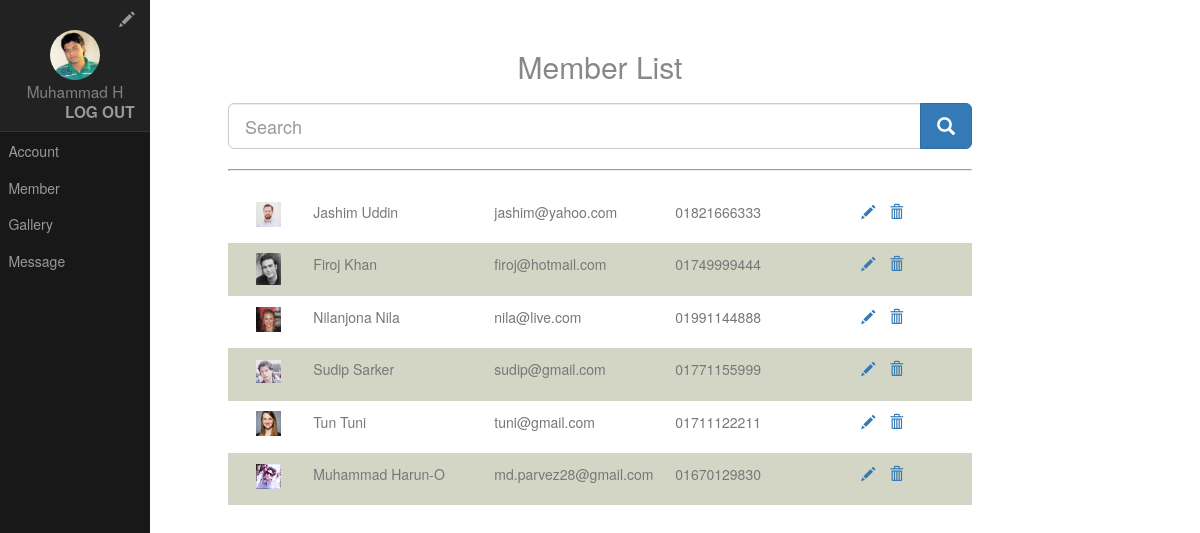
The page /admin/member_list.php (signed in) on the database as committed earlier.
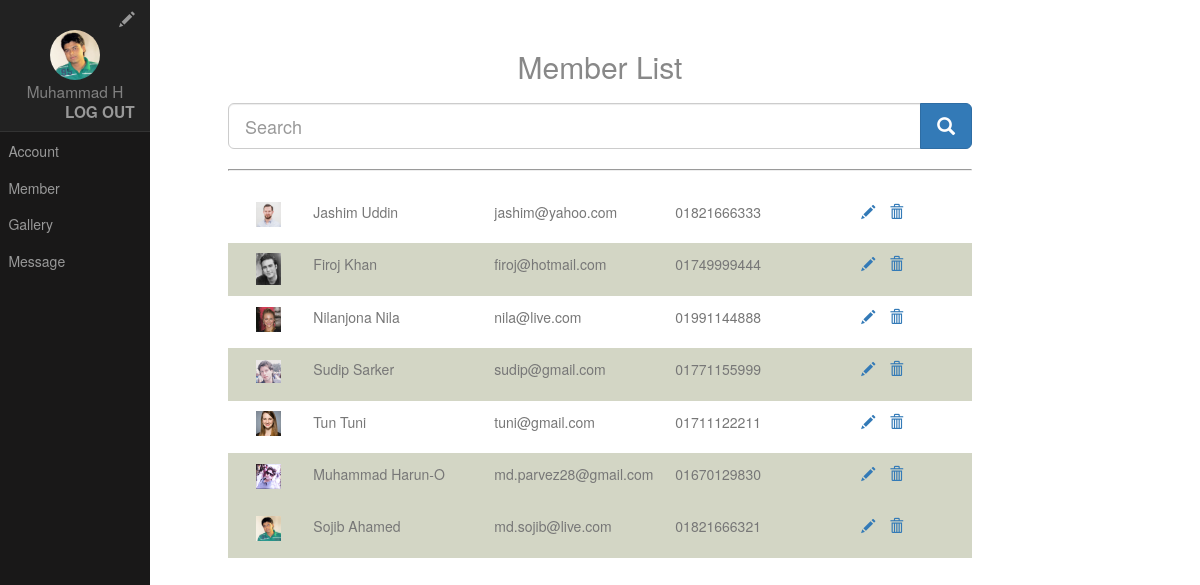
The same page on the database as committed later.
### tables this page shows
CREATE TABLE `users` (
  `id` int(32) NOT NULL,
  `email` varchar(32) NOT NULL,
  `password` varchar(100) NOT NULL
);

CREATE TABLE `users_information` (
  `email` varchar(32) NOT NULL,
  `name` varchar(32) NOT NULL,
  `contact_number` varchar(14) NOT NULL,
  `date_of_birth` date NOT NULL,
  `gender` varchar(6) NOT NULL,
  `image_name` varchar(100) NOT NULL DEFAULT 'default.png',
  `address` varchar(100) NOT NULL
);

### admin/member_list.php (called while the page is built)
<?php
$page = "member_list";
include 'index.php';
?>

### php/database_services.php (called while the page is built, shortened)
<?php
class DatabaseHelper{
	function retrieveData($table_name,$email){
		$sql = "SELECT * FROM `$table_name` WHERE email = '$email'";
		$result = $GLOBALS['connection']->query($sql);
		if ($result->num_rows==1) {
			$row = $result->fetch_assoc();
			return $row;
		}else{
			return 0;
		}
	}
	function getAllData($table_name){
		$sql = "SELECT * FROM `$table_name`";
		$result = $GLOBALS['connection']->query($sql);
		return $result;
	}
}
?>

### admin/pages/member_list_page.php (the view, shortened to what this page needs)
<h2 class="content-subhead" style="text-align: center;">Member List</h2>
<form method="POST" action="">
  <div class="input-group">
    <input type="text" class="form-control input-lg" placeholder="Search">
    <div class="input-group-btn">
      <button class="btn btn-primary btn-lg" type="submit">
        <i class="glyphicon glyphicon-search"></i>
      </button>
    </div>
  </div>
</form>
<hr style="border-style: inset;border-width: 1px;">
<div>
	<div class="container-fluid">
	<?php
		$user_table = "users";
		$user_info_table = "users_information";
		$get_user_info = new DatabaseHelper();
		$result = $get_user_info->getAllData($user_table);
		$i=0;
		while($row=$result->fetch_array()){
			$i++;
			$single_row = $get_user_info->retrieveData($user_info_table,trim($row['email']));
			if (!empty($single_row)) {
	?>
		<div class="row" style="border: 1px;padding: 10px;<?php if($i%2==0){echo 'background-color: #D3D6C5;';}?>">
			<div class="col-sm-1" style="text-align: center;">
      		<img src="../images/<?php echo $single_row['image_name']?>" style="width: 25px;height: auto;">
    		</div>
    		<div class="col-sm-3">
      		<p><?php echo substr($single_row['name'],0,16);?></p>
    		</div>
    		<div class="col-sm-3">
      		<p><?php echo $single_row['email'];?></p>
    		</div>
    		<div class="col-sm-3">
      		<p><?php echo substr($single_row['contact_number'],0,16);?></p>
    		</div>
    		<div class="col-sm-2">
    		<a href="?view=<?php echo $single_row['email'];?>" style="padding: 5px"><span class="glyphicon glyphicon-pencil"></span></a>
      		<a href="?delete=<?php echo $single_row['email'];?>" style="padding: 5px"><span class="glyphicon glyphicon-trash"></span></a>
    		</div>
		</div>
		<?php
				}
			}
		?>
	</div>
</div>

### admin/index.php (shortened to what this page needs)
<?php
	include '../php/database_services.php';
?>
<!DOCTYPE html>
<html lang="en">
<head>
    <link rel="stylesheet" href="../assets/css/side-menu-web.css">
    <link rel="stylesheet" href="../assets/bootstrap/css/bootstrap.min.css">
            <link rel="stylesheet" href="../assets/css/side-menu.css">
</head>
<body>
<?php
$name = '';
$image_name = '';
if (!empty($_SESSION["admin_email"]) && !empty($_SESSION["admin_password"])) {
	$email = $_SESSION["admin_email"];
	$password = $_SESSION["admin_password"];
	if (!loginChecker($email,$password)) {
		header("Location: login.php");
	}else{
		$row = getAdminInfo($email);
		$name = $row['name'];
		$image_name = $row['image_name'];
	}
}else{
	header("Location: login.php");
}
function loginChecker($email,$password){
	$admin_table_name = 'admin';
	$login = new DatabaseHelper();
	$result=$login->checkLogin($admin_table_name,$email,$password);
	if ($result) {
		return TRUE;
	}else{
		return FALSE;
	}
}
function getAdminInfo($email){
	$admin_info_table_name = 'admin_info';
	$get_admin_info = new DatabaseHelper();
	$result=$get_admin_info->retrieveData($admin_info_table_name,$email);
	return $result;
}
?>
<header>
<?php
	include 'header.php';
?>
</header>
<div id="main">
    <div class="content">
    	<?php
    		if (isset($page)) {
    			if ($page=='member_list') {
					include 'pages/member_list_page.php';
    			}
    		}else{
    			include 'pages/home.php';
    		}
    	?>
    </div>
</div>
</body>
</html>

### admin/header.php (shortened to what this page needs)
<div id="layout">
    <div id="menu">
        <div class="pure-menu">
            <div class="pure-menu-heading" style="background-color: #222222;">
                <div style="text-align: right;">
                <a href="admin_profile.php"><span class="glyphicon glyphicon-pencil"></span></a>
                </div>
                <div style="color: gray;text-align: center;text-transform:none;">
                <img class = "img-circle" src="../images/<?php echo $image_name;?>" style="width: 50px;height: auto;">
                <br>
                <?php echo substr($name, 0,10);?>
                </div>
                <div style="text-align: right;font-weight: bold;">
                    <a href="?logout">Log out</a>
                </div>
            </div>
            <ul class="pure-menu-list">
                <li class="pure-menu-item"><a href="account.php" class="pure-menu-link">Account</a></li>
                <li class="pure-menu-item"><a href="member_list.php" class="pure-menu-link">Member</a></li>
                <li class="pure-menu-item"><a href="gallery.php" class="pure-menu-link">Gallery</a></li>
                <li class="pure-menu-item"><a href="message.php" class="pure-menu-link">Message</a></li>
            </ul>
        </div>
    </div>
</div>

### assets/css/side-menu-web.css (style rules this page uses)
html { font-family:sans-serif;-ms-text-size-adjust:100%;-webkit-text-size-adjust:100% }
body { margin:0 }
article,aside,details,figcaption,figure,footer,header,hgroup,main,menu,nav,section,summary { display:block }
a { background-color:transparent }
img { border:0 }
hr { box-sizing:content-box;height:0 }
button,input,optgroup,select,textarea { color:inherit;font:inherit;margin:0 }
.pure-button,input { line-height:normal }
button { overflow:visible }
button,select { text-transform:none }
button,html input[type=button],input[type=reset],input[type=submit] { -webkit-appearance:button;cursor:pointer }
.pure-button,.pure-form input:not([type]),.pure-menu { box-sizing:border-box }
.pure-menu-item,.pure-menu-list { position:relative }
.pure-menu-list { list-style:none;margin:0;padding:0 }
.pure-menu-item { padding:0;margin:0;height:100% }
.pure-menu-heading,.pure-menu-link { display:block;text-decoration:none;white-space:nowrap }
.pure-menu-heading { text-transform:uppercase;color:#565d64 }
.pure-menu-link { color:#777 }
.pure-menu-disabled,.pure-menu-heading,.pure-menu-link { padding:.5em 1em }

### assets/css/side-menu.css (style rules this page uses)
body { color: #777; }
#layout, #menu, .menu-link { -webkit-transition: all 0.2s ease-out; -moz-transition: all 0.2s ease-out; -ms-transition: all 0.2s ease-out; -o-transition: all 0.2s ease-out; transition: all 0.2s ease-out; }
#layout { position: relative; left: 0; padding-left: 0; }
.content { margin: 0 auto; padding: 0 2em; max-width: 800px; margin-bottom: 50px; line-height: 1.6em; }
.content-subhead { margin: 50px 0 20px 0; font-weight: 300; color: #888; }
#menu { margin-left: -150px; width: 150px; position: fixed; top: 0; left: 0; bottom: 0; z-index: 1000; background: #191818; overflow-y: auto; -webkit-overflow-scrolling: touch; }
#menu a { color: #999; border: none; padding: 0.6em 0 0.6em 0.6em; }
#menu .pure-menu, #menu .pure-menu ul { border: none; background: transparent; }
#menu .pure-menu ul, #menu .pure-menu .menu-item-divided { border-top: 1px solid #333; }
#menu .pure-menu-selected, #menu .pure-menu-heading { background: #1f8dd6; }
#menu .pure-menu-heading { font-size: 110%; color: #fff; margin: 0; }
@media (min-width: 48em) { .header, .content { padding-left: 2em; padding-right: 2em; } }
@media (min-width: 48em) { #layout { padding-left: 150px; left: 0; } }
@media (min-width: 48em) { #menu { left: 150px; } }

Rows that differ between the two databases and show on the page:
added users: users_information.image_name (picture), users_information.name "Sojib Ahamed", users_information.email "md.sojib@live.com", users_information.contact_number "01821666321"
